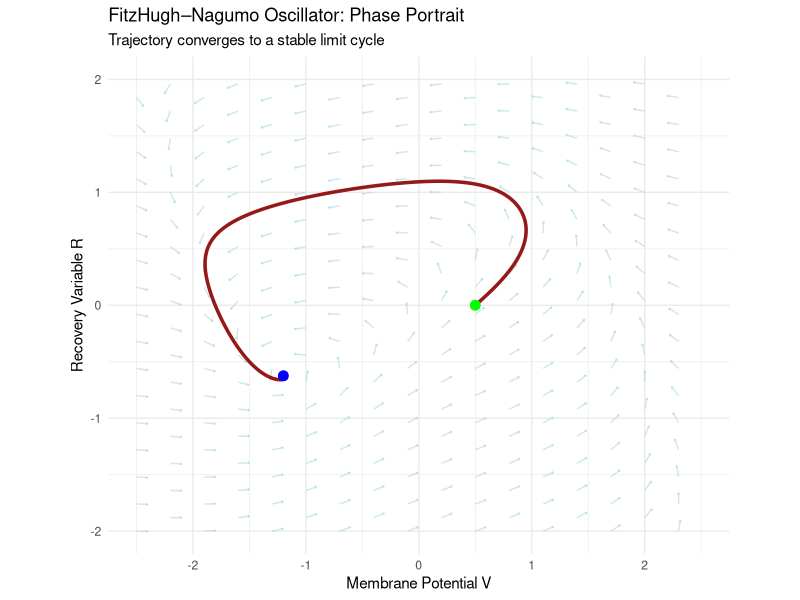
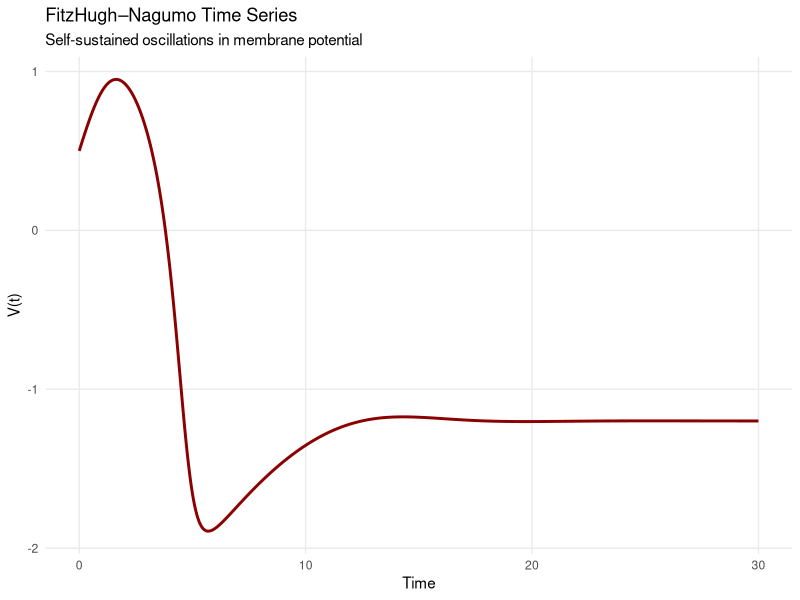
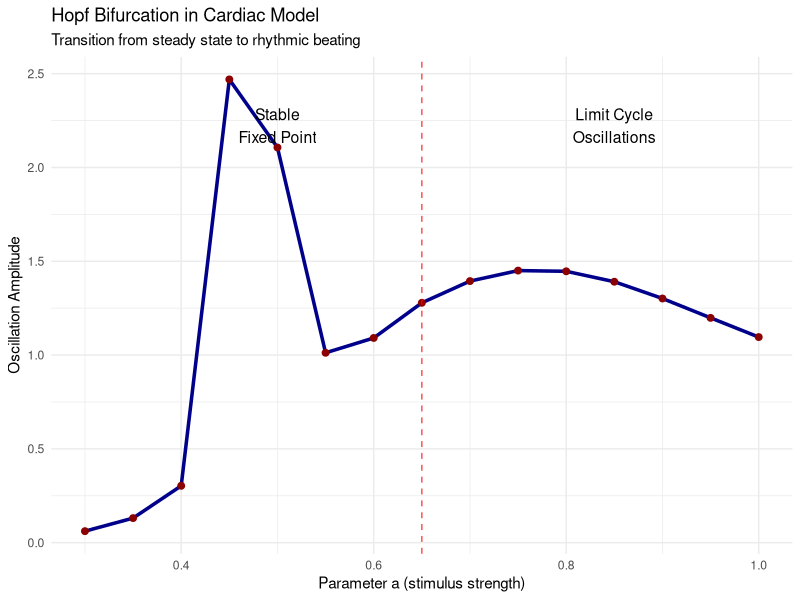
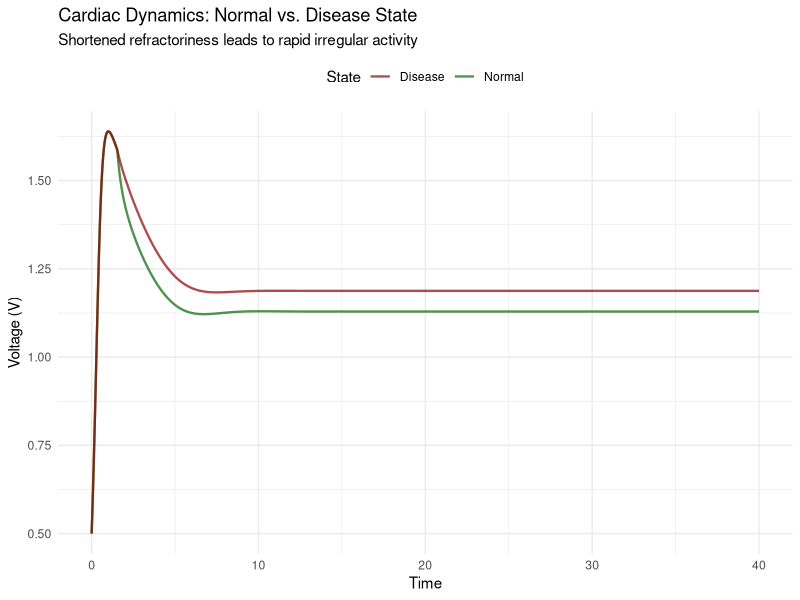
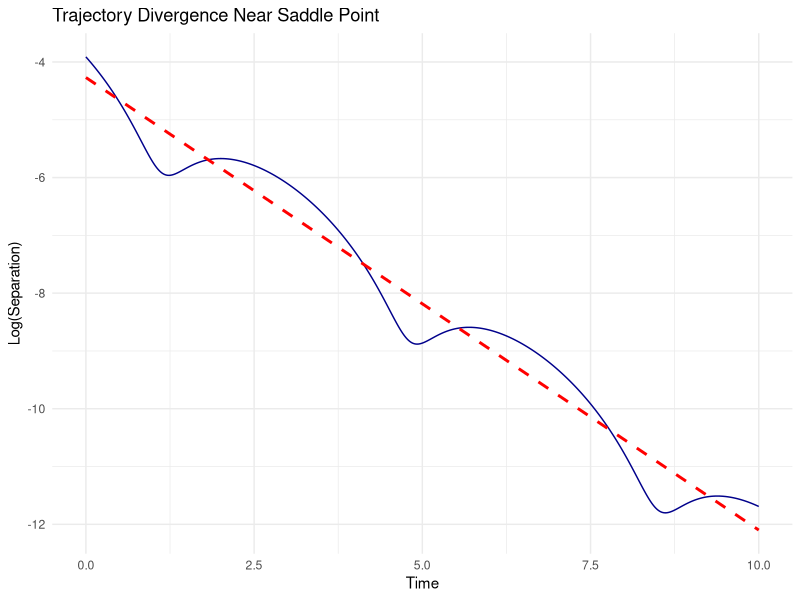

Source code (R) for these figures, in order:
## ---- chunk 1
# Load required libraries
library(ggplot2)
library(deSolve)

# ------------------------------------------------------------
# FitzHugh–Nagumo Model (canonical nondimensional form)
# ------------------------------------------------------------
fitzhugh_nagumo <- function(t, state, parameters) {
  V <- state["V"]
  R <- state["R"]

  c_param <- parameters[["c"]]
  a <- parameters[["a"]]
  b <- parameters[["b"]]

  dV <- V - V^3/3 - R
  dR <- (V + a - b*R) / c_param

  list(c(dV, dR))
}

# Parameters generating a stable limit cycle
fn_params <- list(c = 3, a = 0.7, b = 0.8)

# ------------------------------------------------------------
# Vector field grid
# ------------------------------------------------------------
V_range <- seq(-2.5, 2.5, by = 0.15)
R_range <- seq(-2,  2,  by = 0.12)

vector_field <- expand.grid(V = V_range, R = R_range)

# Compute derivatives
vector_field$dV <- with(vector_field, V - V^3/3 - R)
vector_field$dR <- with(vector_field, (V + fn_params$a - fn_params$b*R) / fn_params$c)

# Normalize vectors for visualization
mag <- sqrt(vector_field$dV^2 + vector_field$dR^2)
scale_factor <- 0.1

vector_field$dV_norm <- scale_factor * vector_field$dV / mag
vector_field$dR_norm <- scale_factor * vector_field$dR / mag

# Subsample vector field for readability
vf_sub <- vector_field[seq(1, nrow(vector_field), by = 4), ]

# ------------------------------------------------------------
# Integrate one example trajectory
# ------------------------------------------------------------
times <- seq(0, 30, by = 0.01)
initial_state <- c(V = 0.5, R = 0)

trajectory <- ode(y = initial_state, times = times,
                  func = fitzhugh_nagumo, parms = fn_params)
trajectory_df <- as.data.frame(trajectory)

# ------------------------------------------------------------
# Phase portrait
# ------------------------------------------------------------
phase_portrait <- ggplot() +
  geom_segment(
    data = vf_sub,
    aes(x = V, y = R, xend = V + dV_norm, yend = R + dR_norm),
    arrow = arrow(length = unit(0.02, "inches")),
    color = "lightblue", alpha = 0.6
  ) +
  geom_path(
    data = trajectory_df,
    aes(x = V, y = R),
    color = "darkred", linewidth = 1.2, alpha = 0.9
  ) +
  geom_point(
    data = trajectory_df[1,],
    aes(x = V, y = R),
    color = "green", size = 3
  ) +
  geom_point(
    data = tail(trajectory_df, 1),
    aes(x = V, y = R),
    color = "blue", size = 3
  ) +
  labs(
    title = "FitzHugh–Nagumo Oscillator: Phase Portrait",
    subtitle = "Trajectory converges to a stable limit cycle",
    x = "Membrane Potential V",
    y = "Recovery Variable R"
  ) +
  theme_minimal() +
  coord_equal(xlim = c(-2.5, 2.5), ylim = c(-2, 2))

# ------------------------------------------------------------
# Time-series plot
# ------------------------------------------------------------
timeseries_plot <- ggplot(trajectory_df, aes(x = time)) +
  geom_line(aes(y = V), color = "darkred", linewidth = 1) +
  labs(
    title = "FitzHugh–Nagumo Time Series",
    subtitle = "Self-sustained oscillations in membrane potential",
    x = "Time",
    y = "V(t)"
  ) +
  theme_minimal() +
  theme(panel.grid.minor = element_blank())

# Render
print(phase_portrait)
print(timeseries_plot)
## ---- chunk 2
library(deSolve)
library(ggplot2)

# --- FitzHugh–Nagumo system (example; replace with yours if already defined) ---
fitzhugh_nagumo <- function(t, state, parms) {
  with(as.list(c(state, parms)), {
    dV <- V - (V^3)/3 - R + a
    dR <- (V + b - c * R) / tau
    list(c(dV, dR))
  })
}

# --- Example parameters (replace with your own fn_params if defined elsewhere) ---
fn_params <- list(a = 0.5, b = 0.8, c = 0.7, tau = 12)

# --- Hopf Bifurcation Sweep ---
a_values <- seq(0.3, 1.0, by = 0.05)
max_amplitudes <- numeric(length(a_values))

for (i in seq_along(a_values)) {
  
  params_temp <- fn_params
  params_temp$a <- a_values[i]
  
  # Long integration to reach attractor
  times_long <- seq(0, 50, by = 0.05)
  traj_temp <- ode(
    y = c(V = 0.5, R = 0),
    times = times_long,
    func = fitzhugh_nagumo,
    parms = params_temp,
    method = "lsoda",
    atol = 1e-8,
    rtol = 1e-8
  )
  
  traj_temp <- as.data.frame(traj_temp)
  
  # Extract last segment safely
  seg_len <- min(200, nrow(traj_temp))
  last_segment <- tail(traj_temp, seg_len)
  
  # Compute amplitude of V
  max_amplitudes[i] <- max(last_segment$V) - min(last_segment$V)
}

# --- Build bifurcation diagram ---
bifurcation_diagram <- data.frame(a = a_values, amplitude = max_amplitudes)

bifurcation_plot <- ggplot(bifurcation_diagram, aes(x = a, y = amplitude)) +
  geom_line(color = "darkblue", linewidth = 1.2) +
  geom_point(color = "darkred", size = 2) +
  geom_vline(xintercept = 0.65, linetype = "dashed", color = "red", alpha = 0.7) +
  annotate("text", x = 0.5, y = max(max_amplitudes) * 0.9,
           label = "Stable\nFixed Point", size = 4) +
  annotate("text", x = 0.85, y = max(max_amplitudes) * 0.9,
           label = "Limit Cycle\nOscillations", size = 4) +
  labs(
    title = "Hopf Bifurcation in Cardiac Model",
    x = "Parameter a (stimulus strength)",
    y = "Oscillation Amplitude",
    subtitle = "Transition from steady state to rhythmic beating"
  ) +
  theme_minimal()

print(bifurcation_plot)

## ---- chunk 3
# Required packages
library(deSolve)
library(ggplot2)

# Baseline FitzHugh–Nagumo parameters
fn_params <- list(
  a = 0.7,
  b = 0.8,
  c = 3
)

# Modified model with refractory dynamics -------------------------------------
fitzhugh_refractory <- function(t, state, parameters) {
  with(as.list(c(state, parameters)), {
    
    # Refractory blocking current (example thresholding)
    I_block <- ifelse(V > 0.5 & R < -0.3, block_strength * V, 0)
    
    # FitzHugh–Nagumo dynamics with blockage
    dV <- c * (V - V^3/3 + R) - I_block
    dR <- -(V - a + b*R) / c
    
    list(c(dV, dR))
  })
}

# Parameters for normal and impaired refractory behavior -----------------------
normal_params  <- modifyList(fn_params, list(block_strength = 0.30))
disease_params <- modifyList(fn_params, list(block_strength = 0.05))

# Simulation settings ----------------------------------------------------------
times_compare <- seq(0, 40, by = 0.01)
initial_state <- c(V = 0.5, R = 0)

# Solve ODEs -------------------------------------------------------------------
traj_normal <- ode(
  y = initial_state,
  times = times_compare,
  func = fitzhugh_refractory,
  parms = normal_params
)

traj_disease <- ode(
  y = initial_state,
  times = times_compare,
  func = fitzhugh_refractory,
  parms = disease_params
)

traj_normal_df  <- as.data.frame(traj_normal)
traj_disease_df <- as.data.frame(traj_disease)

# Plot comparison --------------------------------------------------------------
compare_plot <- ggplot() +
  geom_line(data = traj_normal_df,
            aes(x = time, y = V, color = "Normal"),
            size = 0.8, alpha = 0.7) +
  
  geom_line(data = traj_disease_df,
            aes(x = time, y = V, color = "Disease"),
            size = 0.8, alpha = 0.7) +
  
  scale_color_manual(values = c(
    "Normal"  = "darkgreen",
    "Disease" = "darkred"
  )) +
  
  labs(
    title = "Cardiac Dynamics: Normal vs. Disease State",
    subtitle = "Shortened refractoriness leads to rapid irregular activity",
    x = "Time",
    y = "Voltage (V)",
    color = "State"
  ) +
  
  theme_minimal() +
  theme(legend.position = "top")

print(compare_plot)

## ---- chunk 4
# Load libraries
if (!require("deSolve")) install.packages("deSolve")
if (!require("ggplot2")) install.packages("ggplot2")
library(deSolve)
library(ggplot2)

# Parameters
fn_params <- list(a = 0.7, b = 0.8, c = 3.0)

# FitzHugh-Nagumo ODE system
fitzhugh_nagumo <- function(t, y, parms) {
  with(as.list(c(y, parms)), {
    dV <- c * (V - V^3 / 3 + R)
    dR <- -(V - a + b * R) / c
    list(c(dV, dR))
  })
}

# Find fixed point numerically (robust)
find_fixed_point <- function(p) {
  f <- function(V) {
    R <- V^3/3 - V
    V - p$a + p$b * R
  }
  V_fp <- uniroot(f, c(-2, 2))$root
  R_fp <- V_fp^3/3 - V_fp
  c(V = V_fp, R = R_fp)
}

fp <- find_fixed_point(fn_params)

# Jacobian
jacobian_fn <- function(V, R, params) {
  with(params, {
    matrix(c(
      c * (1 - V^2),  c,
      -1/c,          -b/c
    ), nrow = 2, byrow = TRUE)
  })
}

J <- jacobian_fn(fp[1], fp[2], fn_params)
eigenvals <- eigen(J)$values
lyap <- Re(eigenvals)

cat("Fixed point: V =", fp[1], ", R =", fp[2], "\n")
cat("Lyapunov exponents:", lyap, "\n")

# Simulate nearby trajectories
times <- seq(0, 10, by = 0.01)
y0_plus  <- c(fp[1] + 0.01, fp[2])
y0_minus <- c(fp[1] - 0.01, fp[2])

# Run ODEs
out1 <- ode(y = y0_plus,  times = times, func = fitzhugh_nagumo, parms = fn_params)
out2 <- ode(y = y0_minus, times = times, func = fitzhugh_nagumo, parms = fn_params)

# 🔑 CRITICAL FIX: ode() may return a matrix with columns "time", "1", "2"
# So we CONVERT TO DATA FRAME and SET COLUMN NAMES EXPLICITLY
traj1_df <- as.data.frame(out1)
traj2_df <- as.data.frame(out2)

# Force correct column names
names(traj1_df) <- c("time", "V", "R")
names(traj2_df) <- c("time", "V", "R")

# Now compute separation — V and R are guaranteed to exist
separation <- sqrt((traj1_df$V - traj2_df$V)^2 + (traj1_df$R - traj2_df$R)^2)
separation_df <- data.frame(time = traj1_df$time, separation = separation)

# Remove non-positive separations (log(0) = -Inf)
separation_df <- separation_df[separation_df$separation > 0, ]

# Plot
ggplot(separation_df, aes(x = time, y = log(separation))) +
  geom_line(color = "darkblue") +
  geom_smooth(method = "lm", se = FALSE, color = "red", linetype = "dashed") +
  labs(
    title = "Trajectory Divergence Near Saddle Point",
    x = "Time",
    y = "Log(Separation)"
  ) +
  theme_minimal()
